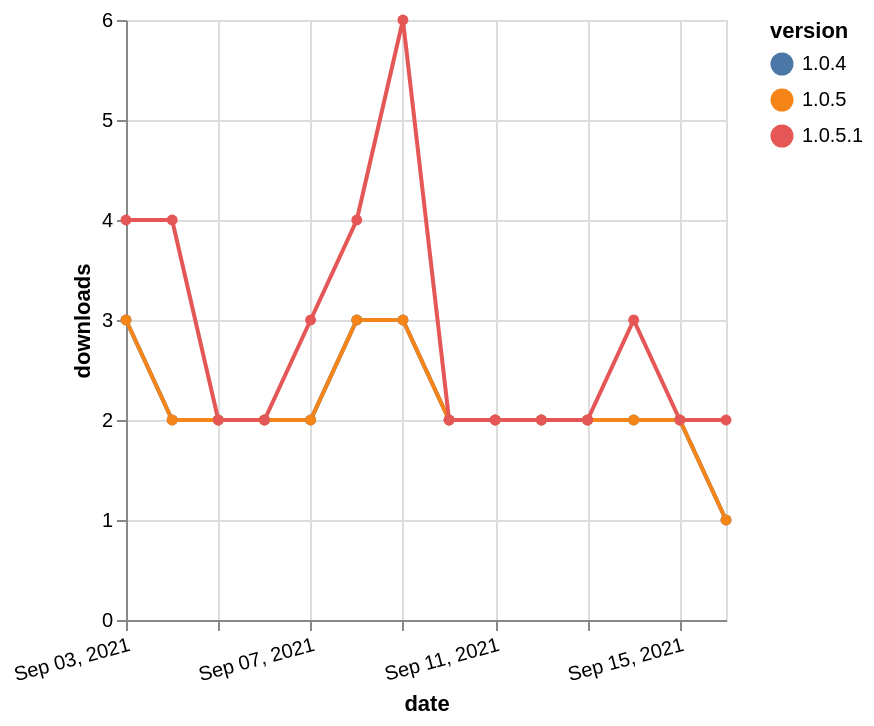

The specification (Vega-Lite) saved for this image:
### Vega-Lite specification from a JSON file in a GitHub repository (floating-point values rounded to 4 significant figures)
{"$schema": "https://vega.github.io/schema/vega-lite/v5.json", "description": "A simple bar chart with embedded data.", "data": {"values": [{"date": "2021-09-03", "total": 274, "delta": 3, "version": "1.0.4"}, {"date": "2021-09-04", "total": 276, "delta": 2, "version": "1.0.4"}, {"date": "2021-09-05", "total": 278, "delta": 2, "version": "1.0.4"}, {"date": "2021-09-06", "total": 280, "delta": 2, "version": "1.0.4"}, {"date": "2021-09-07", "total": 282, "delta": 2, "version": "1.0.4"}, {"date": "2021-09-08", "total": 285, "delta": 3, "version": "1.0.4"}, {"date": "2021-09-09", "total": 288, "delta": 3, "version": "1.0.4"}, {"date": "2021-09-10", "total": 290, "delta": 2, "version": "1.0.4"}, {"date": "2021-09-11", "total": 292, "delta": 2, "version": "1.0.4"}, {"date": "2021-09-12", "total": 294, "delta": 2, "version": "1.0.4"}, {"date": "2021-09-13", "total": 296, "delta": 2, "version": "1.0.4"}, {"date": "2021-09-14", "total": 298, "delta": 2, "version": "1.0.4"}, {"date": "2021-09-15", "total": 300, "delta": 2, "version": "1.0.4"}, {"date": "2021-09-16", "total": 301, "delta": 1, "version": "1.0.4"}, {"date": "2021-09-03", "total": 116, "delta": 3, "version": "1.0.5"}, {"date": "2021-09-04", "total": 118, "delta": 2, "version": "1.0.5"}, {"date": "2021-09-05", "total": 120, "delta": 2, "version": "1.0.5"}, {"date": "2021-09-06", "total": 122, "delta": 2, "version": "1.0.5"}, {"date": "2021-09-07", "total": 124, "delta": 2, "version": "1.0.5"}, {"date": "2021-09-08", "total": 127, "delta": 3, "version": "1.0.5"}, {"date": "2021-09-09", "total": 130, "delta": 3, "version": "1.0.5"}, {"date": "2021-09-10", "total": 132, "delta": 2, "version": "1.0.5"}, {"date": "2021-09-11", "total": 134, "delta": 2, "version": "1.0.5"}, {"date": "2021-09-12", "total": 136, "delta": 2, "version": "1.0.5"}, {"date": "2021-09-13", "total": 138, "delta": 2, "version": "1.0.5"}, {"date": "2021-09-14", "total": 140, "delta": 2, "version": "1.0.5"}, {"date": "2021-09-15", "total": 142, "delta": 2, "version": "1.0.5"}, {"date": "2021-09-16", "total": 143, "delta": 1, "version": "1.0.5"}, {"date": "2021-09-03", "total": 129, "delta": 4, "version": "1.0.5.1"}, {"date": "2021-09-04", "total": 133, "delta": 4, "version": "1.0.5.1"}, {"date": "2021-09-05", "total": 135, "delta": 2, "version": "1.0.5.1"}, {"date": "2021-09-06", "total": 137, "delta": 2, "version": "1.0.5.1"}, {"date": "2021-09-07", "total": 140, "delta": 3, "version": "1.0.5.1"}, {"date": "2021-09-08", "total": 144, "delta": 4, "version": "1.0.5.1"}, {"date": "2021-09-09", "total": 150, "delta": 6, "version": "1.0.5.1"}, {"date": "2021-09-10", "total": 152, "delta": 2, "version": "1.0.5.1"}, {"date": "2021-09-11", "total": 154, "delta": 2, "version": "1.0.5.1"}, {"date": "2021-09-12", "total": 156, "delta": 2, "version": "1.0.5.1"}, {"date": "2021-09-13", "total": 158, "delta": 2, "version": "1.0.5.1"}, {"date": "2021-09-14", "total": 161, "delta": 3, "version": "1.0.5.1"}, {"date": "2021-09-15", "total": 163, "delta": 2, "version": "1.0.5.1"}, {"date": "2021-09-16", "total": 165, "delta": 2, "version": "1.0.5.1"}]}, "width": "container", "mark": {"type": "line", "point": {"filled": true}}, "encoding": {"x": {"field": "date", "type": "temporal", "timeUnit": "yearmonthdate", "title": "date", "axis": {"labelAngle": -15}}, "y": {"field": "delta", "type": "quantitative", "title": "downloads"}, "color": {"field": "version", "type": "nominal"}, "tooltip": {"field": "delta"}}}
